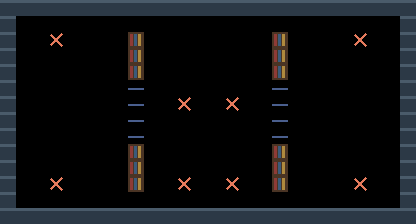

Below is a game level as drawn by its tile map, then a one-line description and the .tmx file that defines it, in full:
An orthogonal 26x14 tile map with 16x16 px tiles, 2 tile layers (terreno, marcadores).

<map version="1.10" tiledversion="1.11.0" orientation="orthogonal" renderorder="right-down" width="26" height="14" tilewidth="16" tileheight="16" infinite="0" nextlayerid="3" nextobjectid="1">
 <properties>
  <property name="tipo" value="arc_combate" />
  <property name="nombre" value="pasillos" />
 </properties>
 <tileset firstgid="1" source="muelle.tsx" />
 <layer id="1" name="terreno" width="26" height="14">
  <data encoding="csv">
1,1,1,1,1,1,1,1,1,1,1,1,1,1,1,1,1,1,1,1,1,1,1,1,1,1,
1,0,0,0,0,0,0,0,0,0,0,0,0,0,0,0,0,0,0,0,0,0,0,0,0,1,
1,0,0,0,0,0,0,0,7,0,0,0,0,0,0,0,0,7,0,0,0,0,0,0,0,1,
1,0,0,0,0,0,0,0,7,0,0,0,0,0,0,0,0,7,0,0,0,0,0,0,0,1,
1,0,0,0,0,0,0,0,7,0,0,0,0,0,0,0,0,7,0,0,0,0,0,0,0,1,
1,0,0,0,0,0,0,0,8,0,0,0,0,0,0,0,0,8,0,0,0,0,0,0,0,1,
1,0,0,0,0,0,0,0,8,0,0,0,0,0,0,0,0,8,0,0,0,0,0,0,0,1,
1,0,0,0,0,0,0,0,8,0,0,0,0,0,0,0,0,8,0,0,0,0,0,0,0,1,
1,0,0,0,0,0,0,0,8,0,0,0,0,0,0,0,0,8,0,0,0,0,0,0,0,1,
1,0,0,0,0,0,0,0,7,0,0,0,0,0,0,0,0,7,0,0,0,0,0,0,0,1,
1,0,0,0,0,0,0,0,7,0,0,0,0,0,0,0,0,7,0,0,0,0,0,0,0,1,
1,0,0,0,0,0,0,0,7,0,0,0,0,0,0,0,0,7,0,0,0,0,0,0,0,1,
1,0,0,0,0,0,0,0,0,0,0,0,0,0,0,0,0,0,0,0,0,0,0,0,0,1,
1,1,1,1,1,1,1,1,1,1,1,1,1,1,1,1,1,1,1,1,1,1,1,1,1,1
</data>
 </layer>
 <layer id="2" name="marcadores" width="26" height="14">
  <data encoding="csv">
0,0,0,0,0,0,0,0,0,0,0,0,0,0,0,0,0,0,0,0,0,0,0,0,0,0,
0,0,0,0,0,0,0,0,0,0,0,0,0,0,0,0,0,0,0,0,0,0,0,0,0,0,
0,0,0,3,0,0,0,0,0,0,0,0,0,0,0,0,0,0,0,0,0,0,3,0,0,0,
0,0,0,0,0,0,0,0,0,0,0,0,0,0,0,0,0,0,0,0,0,0,0,0,0,0,
0,0,0,0,0,0,0,0,0,0,0,0,0,0,0,0,0,0,0,0,0,0,0,0,0,0,
0,0,0,0,0,0,0,0,0,0,0,0,0,0,0,0,0,0,0,0,0,0,0,0,0,0,
0,0,0,0,0,0,0,0,0,0,0,3,0,0,3,0,0,0,0,0,0,0,0,0,0,0,
0,0,0,0,0,0,0,0,0,0,0,0,0,0,0,0,0,0,0,0,0,0,0,0,0,0,
0,0,0,0,0,0,0,0,0,0,0,0,0,0,0,0,0,0,0,0,0,0,0,0,0,0,
0,0,0,0,0,0,0,0,0,0,0,0,0,0,0,0,0,0,0,0,0,0,0,0,0,0,
0,0,0,0,0,0,0,0,0,0,0,0,0,0,0,0,0,0,0,0,0,0,0,0,0,0,
0,0,0,3,0,0,0,0,0,0,0,3,0,0,3,0,0,0,0,0,0,0,3,0,0,0,
0,0,0,0,0,0,0,0,0,0,0,0,0,0,0,0,0,0,0,0,0,0,0,0,0,0,
0,0,0,0,0,0,0,0,0,0,0,0,0,0,0,0,0,0,0,0,0,0,0,0,0,0
</data>
 </layer>
</map>
